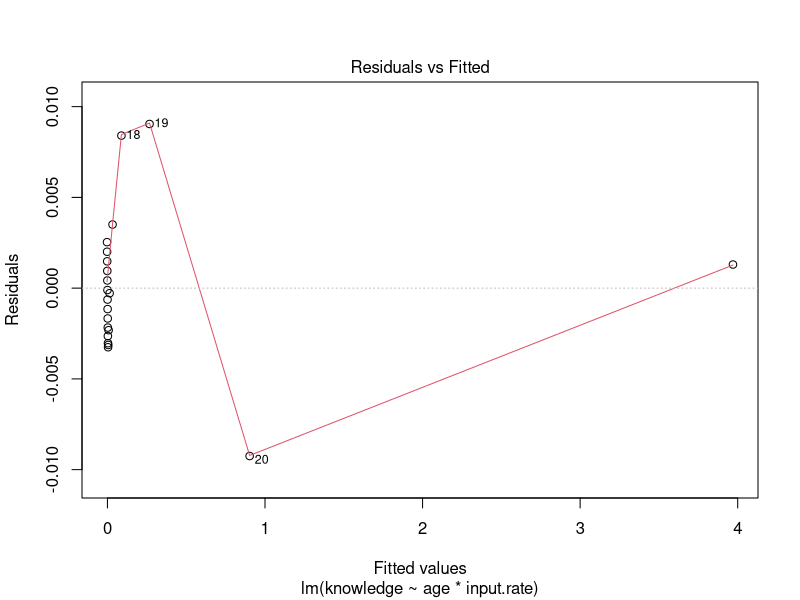
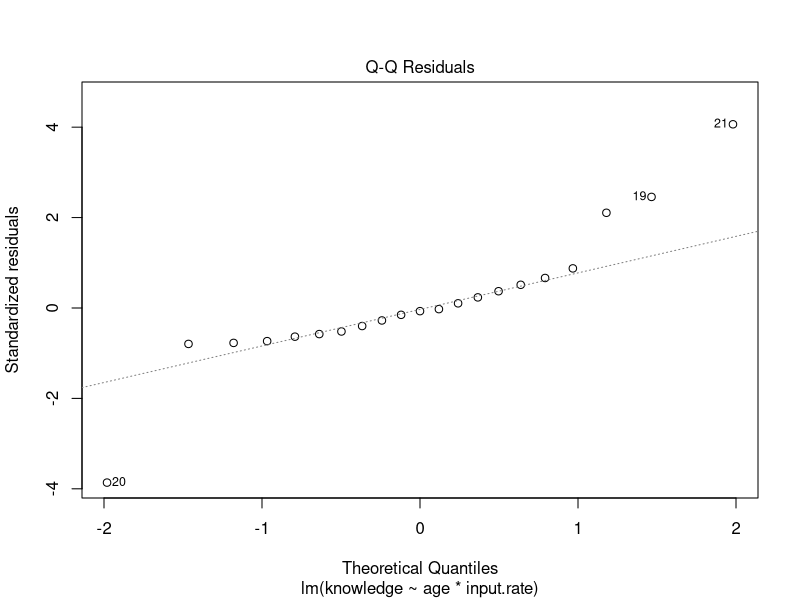
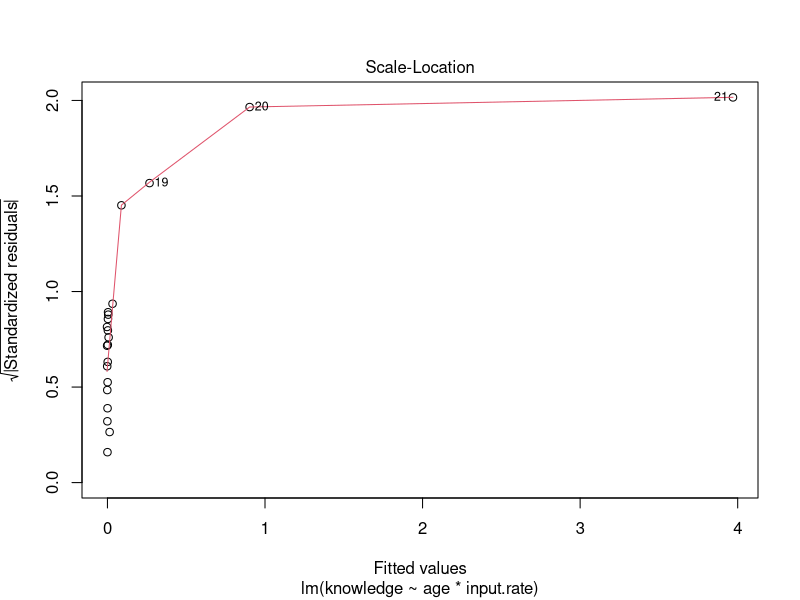
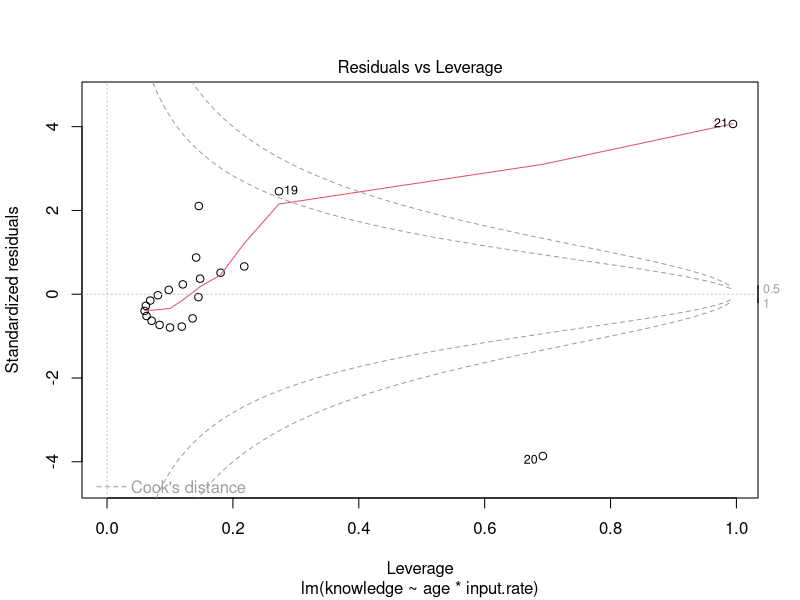
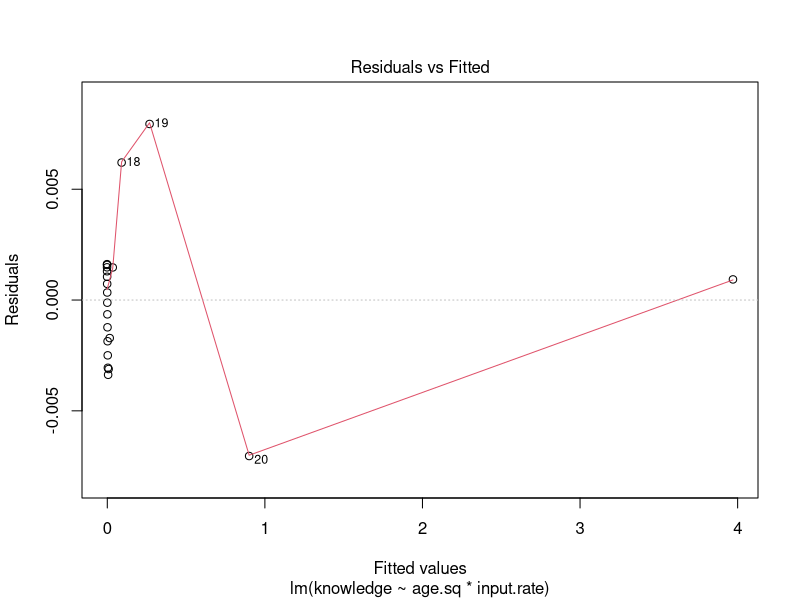
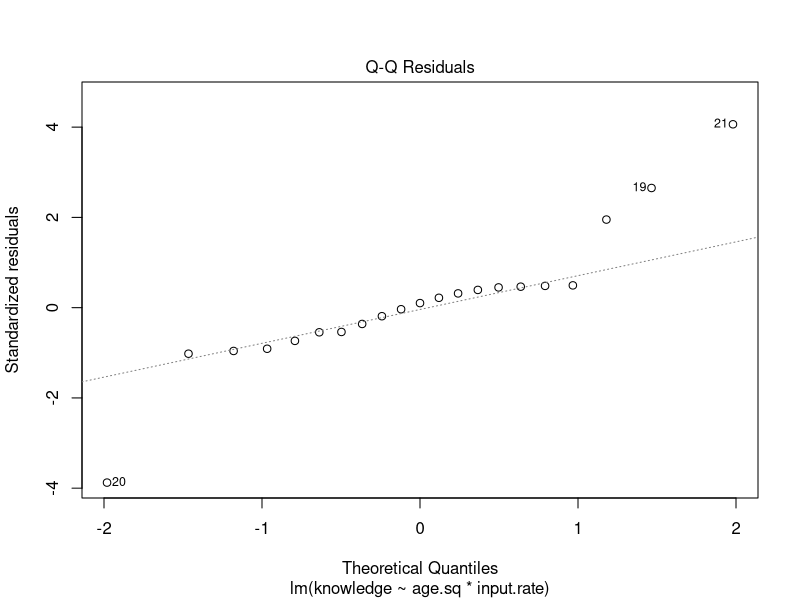
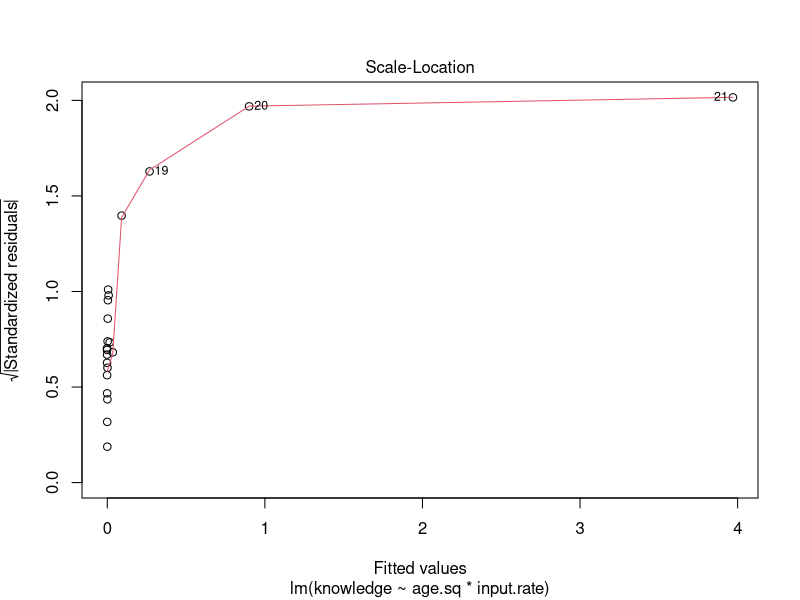
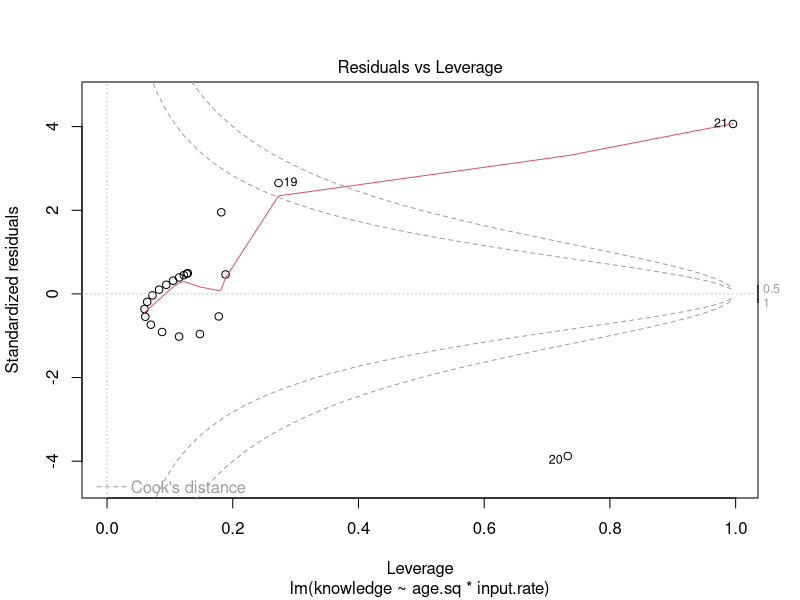

Here is the R script that generated these plots, in order: (Note: this script raises an error after producing the figures.)
library(tidyverse)

input.rate <- 1
parsing.skill <- 0.00000001
knowledge <- 0.00000001
knowledge.increase.from.new.input <- 1.00000005
parsing.increase.from.new.knowledge <- 1.00000005
input.increase.for.new.knowledge <- 1.00000001
n.epochs <- 20

dev.tibble <- tibble(
  age = 0:n.epochs,
  knowledge = knowledge,
  input.rate = input.rate,
  parsing.skill = parsing.skill
)

# interactional growth of input and knowledge via parsing
for (i in 2:nrow(dev.tibble)) {
  # the child gains knowledge since the last epoch,
  dev.tibble$knowledge[i] <- dev.tibble$knowledge[i-1] +
    # which is their prev heard input rate times their parsing skill,
    (dev.tibble$input.rate[i-1] * dev.tibble$parsing.skill[i-1]) *
    # mediated by some stable fraction for converting parsed input to knowledge
    knowledge.increase.from.new.input
  
  # the child's increased knowledge increases their parsing skill,
  dev.tibble$parsing.skill[i] <- dev.tibble$parsing.skill[i-1] +
    # which is their new knowledge level times a stable fraction for converting
    # knowledge to parsing skill
    (dev.tibble$knowledge[i] * parsing.increase.from.new.knowledge)
  
  # the caregiver then increases input relative to the child's linguistic knowledge,
  dev.tibble$input.rate[i] <- dev.tibble$input.rate[i-1] +
    # which is their new knowledge level times a stable fraction fpr converting
    # knowledge to input rate
    (dev.tibble$knowledge[i] * input.increase.for.new.knowledge)
}

dev.tibble.long <- dev.tibble %>%
  gather("measure", "estimate", -age) %>%
  mutate(estimate.logged = log(estimate))

growth.plot <- ggplot(aes(x = age, y = estimate,
                          color = measure),
                      data = dev.tibble.long) +
  geom_point(size = 4)

growth.plot.log <- ggplot(aes(x = age, y = estimate.logged,
  color = measure),
  data = dev.tibble.long) +
  geom_point(size = 4)


input.knowledge.plot <- ggplot(aes(x = input.rate, y = knowledge),
                      data = dev.tibble) +
  geom_point(size = 4) +
  geom_smooth(method = "lm")

dev.tibble$input.rate.sq <- dev.tibble$input.rate^2
input.knowledge.plot <- ggplot(aes(x = input.rate.sq, y = knowledge),
  data = dev.tibble) +
  geom_point(size = 4) +
  geom_smooth(formula = y ~ log(x))


# input.age.knowledge.plot <- ggplot(aes(x = input.rate, y = age, size = knowledge),
#                       data = dev.tibble) +
#   geom_point()

input.age.knowledge.plot <- ggplot(aes(x = input.rate, y = knowledge,
                                        color = age, alpha = age, size = age),
                      data = dev.tibble) +
  geom_point()

dev.tibble$age.sq <- dev.tibble$age^2
# input.agesq.knowledge.plot <- ggplot(aes(x = input.rate, y = age.sq, size = knowledge),
#                       data = dev.tibble) +
#   geom_point()

input.agesq.knowledge.plot <- ggplot(aes(x = input.rate, y = knowledge,
                                        color = age.sq, alpha = age.sq, size = age.sq),
                      data = dev.tibble) +
  geom_point()


# models

model1 <- lm(knowledge ~ age * input.rate, data = dev.tibble)
summary(model1)
plot(model1)

model2 <- lm(knowledge ~ age.sq * input.rate, data = dev.tibble)
summary(model2)
plot(model2)

anova(model1, model2)

model1.log <- lm(knowledge ~ age * input.rate.log, data = dev.tibble)
summary(model1.log)
plot(model1.log)

model2.log <- lm(knowledge ~ age.sq * input.rate.log, data = dev.tibble)
summary(model2.log)
plot(model2.log)

anova(model1, model2)
